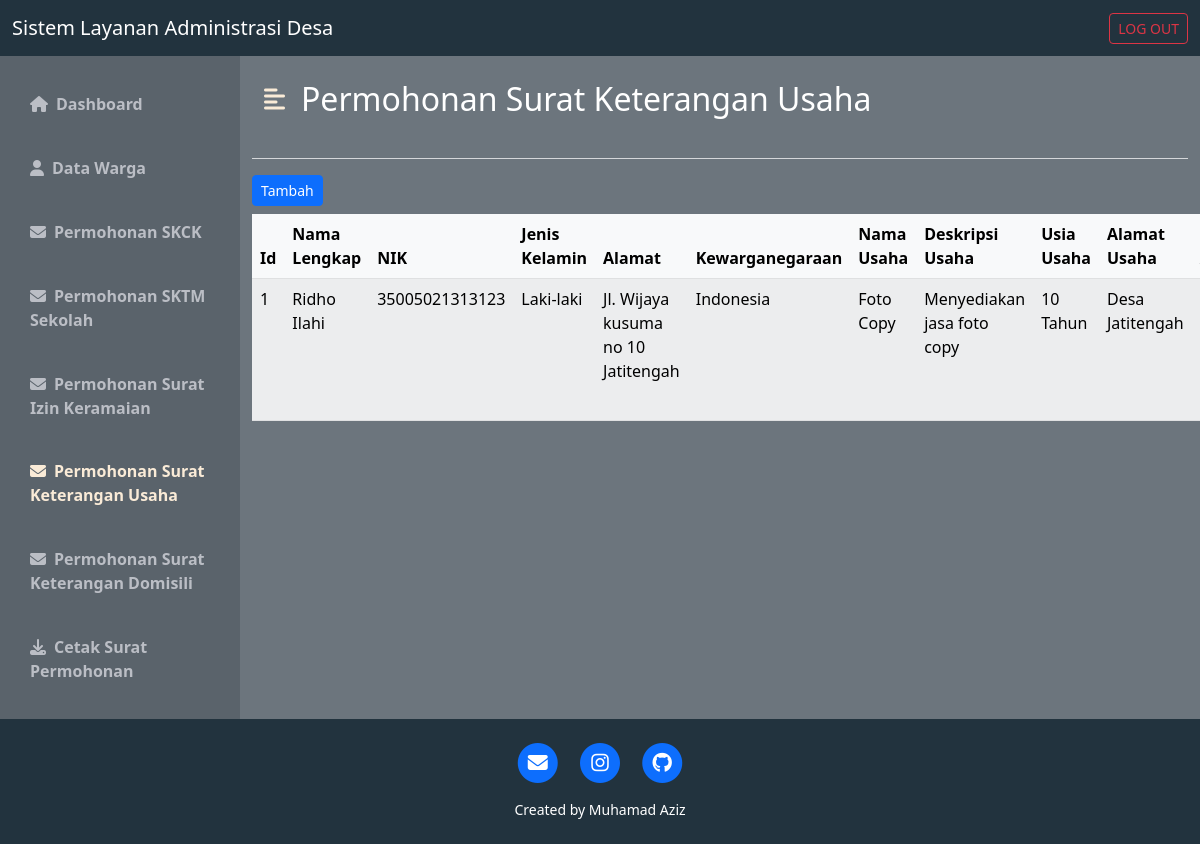
Screenshot of /wargausaha.php with the database file from the repository.
### tables this page shows
CREATE TABLE IF NOT EXISTS `usaha` (
  `id_usaha` int(11) NOT NULL AUTO_INCREMENT,
  `id_data` int(11) NOT NULL DEFAULT '0',
  `usaha` varchar(50) DEFAULT '0',
  `deskripsi` varchar(50) DEFAULT '0',
  `sejak` varchar(50) DEFAULT '0',
  `al` varchar(50) DEFAULT '0',
  PRIMARY KEY (`id_usaha`),
  KEY `FK_usaha_data` (`id_data`),
  CONSTRAINT `FK_usaha_data` FOREIGN KEY (`id_data`) REFERENCES `data` (`id_data`)
);

CREATE TABLE IF NOT EXISTS `data` (
  `id_data` int(11) NOT NULL AUTO_INCREMENT,
  `nama` varchar(50) NOT NULL DEFAULT '0',
  `nik` varchar(50) DEFAULT NULL,
  `jenis` varchar(50) DEFAULT NULL,
  `temp` varchar(50) DEFAULT NULL,
  `tgl` varchar(50) DEFAULT NULL,
  `status` varchar(50) DEFAULT NULL,
  `kewarganegaraan` varchar(50) DEFAULT NULL,
  `agama` varchar(50) DEFAULT NULL,
  `pekerjaan` varchar(50) DEFAULT NULL,
  `alamat` varchar(50) DEFAULT NULL,
  PRIMARY KEY (`id_data`) USING BTREE
);

### wargausaha.php (the view, shortened to what this page needs)
<!DOCTYPE html>
<html lang="en">
<head>
    <link href="https://cdn.jsdelivr.net/npm/bootstrap@5.2.0-beta1/dist/css/bootstrap.min.css" rel="stylesheet">
    <link rel="stylesheet" href="https://cdnjs.cloudflare.com/ajax/libs/font-awesome/6.1.1/css/all.min.css" />
    <link rel="stylesheet" href="css/style_dashboard.css">
</head>
<body>
    <?php
    include "koneksi.php";
    ?>
    <nav class="navbar navbar-dark" style="background-color: #22333E;">
        <div class="container-fluid">
            <a class="navbar-brand">Sistem Layanan Administrasi Desa</a>
            <form class="d-flex" role="search">
                <a href="logout.php" class="btn btn-outline-danger btn-sm" role="button">LOG OUT</a>
            </form>
        </div>
    </nav>
    <div class="d-flex bg-secondary text-white" id="wrapper">
        <div class="" id="sidebar-wrapper" style="background-color: #5a636b;">
            <div class="list-group list-group-flush my-3">
                <a href="warga.php" class="list-group-item list-group-item-action bg-transparent second-text fw-bold "><i class="fas fa-home me-2"></i>Dashboard</a>
                <a href="wargadata.php" class="list-group-item list-group-item-action bg-transparent second-text fw-bold"><i class="fas fa-user me-2"></i>Data Warga</a>
                <a href="wargaskck.php" class="list-group-item list-group-item-action bg-transparent second-text fw-bold"><i class="fas fa-envelope me-2"></i>Permohonan SKCK</a>
                <a href="wargasktm.php" class="list-group-item list-group-item-action bg-transparent second-text fw-bold"><i class="fas fa-envelope me-2"></i>Permohonan SKTM Sekolah</a>
                <a href="wargasik.php" class="list-group-item list-group-item-action bg-transparent second-text fw-bold"><i class="fas fa-envelope me-2"></i>Permohonan Surat Izin Keramaian</a>
                <a href="wargausaha.php" class="list-group-item list-group-item-action bg-transparent second-text fw-bold active"><i class="fas fa-envelope me-2"></i>Permohonan Surat Keterangan Usaha</a>
                <a href="wargaskd.php" class="list-group-item list-group-item-action bg-transparent second-text fw-bold"><i class="fas fa-envelope me-2"></i>Permohonan Surat Keterangan Domisili</a>
                <a href="download.php" class="list-group-item list-group-item-action bg-transparent second-text fw-bold"><i class="fas fa-download me-2"></i>Cetak Surat Permohonan</a>
            </div>
        </div>
        <div id="page-content-wrapper">
            <nav class="navbar navbar-expand-lg navbar-light bg-transparent py-4 px-4">
                <div class="d-flex align-items-center">
                    <i class="fas fa-align-left primary-text fs-4 me-3" id="menu-toggle"></i>
                    <h2 class="fs-2 m-0">Permohonan Surat Keterangan Usaha</h2>
                </div>
            </nav>
            <div class="container-sm">
                <hr class="border-light border-2 opacity-75">
                <a class="btn btn-primary mb-2 btn-sm" href="wargausahatambah.php" role="button">Tambah</a>
                <table class="table table-light table-striped rounded table-hover">
                    <thead>
                        <tr>
                            <th scope="col">Id </th>
                            <th scope="col">Nama Lengkap</th>
                            <th scope="col">NIK</th>
                            <th scope="col">Jenis Kelamin</th>
                            <th scope="col">Alamat</th>
                            <th scope="col">Kewarganegaraan</th>
                            <th scope="col">Nama Usaha</th>
                            <th scope="col">Deskripsi Usaha</th>
                            <th scope="col">Usia Usaha</th>
                            <th scope="col">Alamat Usaha</th>
                            <th scope="col" width="100">Aksi</th>
                        </tr>
                    </thead>
                    <tbody>
                    <?php
                    $query = "SELECT * FROM usaha INNER JOIN data ON usaha.id_data=data.id_data";
                    $query_run = mysqli_query($conn, $query);
                    if(mysqli_num_rows($query_run) > 0)
                    {
                        foreach($query_run as $admin)
                        {?>
                            <tr>
                                <td><?php echo $admin['id_usaha'] ?></td>
                                <td><?php echo $admin['nama'] ?></td>
                                <td><?php echo $admin['nik'] ?></td>
                                <td><?php echo $admin['jenis'] ?></td>
                                <td><?php echo $admin['alamat'] ?></td>
                                <td><?php echo $admin['kewarganegaraan'] ?></td>
                                <td><?php echo $admin['usaha'] ?></td>
                                <td><?php echo $admin['deskripsi'] ?></td>
                                <td><?php echo $admin['sejak'] ?></td>
                                <td><?php echo $admin['al'] ?></td>
                                <td>
                                </td>
                            </tr>
                            <?php
                                        }
                                    }
                                    else
                                    {
                                        echo "<h5> No Record Found </h5>";
                                    }
                                ?>
                    </tbody>
                </table>
            </div>
        </div>
    </div>
    <footer class="text-center text-white p-4" style="background-color: #22333E;">
        <div class="row gx-4 gx-lg-5 justify-content-center">
            <div class="col-md-10 col-lg-8 col-xl-7">
            <ul class="list-inline text-center">
                    <li class="list-inline-item">
                        <a href="mailto:muhamadaziz564@gmail.com">
                            <span class="fa-stack fa-lg">
                                <i class="fas fa-circle fa-stack-2x"></i>
                                <i class="fas fa-envelope fa-stack-1x fa-inverse"></i>
                            </span>
                        </a>
                    </li>
                    <li class="list-inline-item">
                        <a href="https://www.instagram.com/az_muhamad07/">
                            <span class="fa-stack fa-lg">
                                <i class="fas fa-circle fa-stack-2x"></i>
                                <i class="fab fa-instagram fa-stack-1x fa-inverse"></i>
                            </span>
                        </a>
                    </li>
                    <li class="list-inline-item">
                        <a href="https://github.com/aziz4678">
                            <span class="fa-stack fa-lg">
                                <i class="fas fa-circle fa-stack-2x"></i>
                                <i class="fab fa-github fa-stack-1x fa-inverse"></i>
                            </span>
                        </a>
                    </li>
                </ul>
                <div class="small text-center">Created by Muhamad Aziz</div>
            </div>
        </div>
    </footer>
</body>
</html>

### css/style_dashboard.css (style rules this page uses)
:root { --main-text-color: antiquewhite; --second-text-color: #bbbec5; --second-bg-color: #c1efde; }
.primary-text { color: var(--main-text-color); }
.second-text { color: var(--second-text-color); }
#wrapper { overflow-x: hidden; }
#sidebar-wrapper { min-height: 78vh; margin-left: -15rem; -webkit-transition: margin 0.25s ease-out; -moz-transition: margin 0.25s ease-out; -o-transition: margin 0.25s ease-out; transition: margin 0.25s ease-out; }
#sidebar-wrapper .list-group { width: 15rem; }
#page-content-wrapper { min-width: 100vw; }
#menu-toggle { cursor: pointer; }
.list-group-item { border: none; padding: 20px 30px; }
.list-group-item.active { background-color: transparent; color: var(--main-text-color); font-weight: bold; border: none; }
@media (min-width: 768px) { #sidebar-wrapper { margin-left: 0; } }
@media (min-width: 768px) { #page-content-wrapper { min-width: 0; width: 100%; } }

### rows the page displays
usaha: id_usaha "1", id_data.nama "Ridho Ilahi", id_data.nik "35005021313123", id_data.jenis "Laki-laki", id_data.alamat "Jl. Wijaya kusuma no 10 Jatitengah", id_data.kewarganegaraan "Indonesia", usaha "Foto Copy", deskripsi "Menyediakan jasa foto copy", sejak "10 Tahun", al "Desa Jatitengah"
